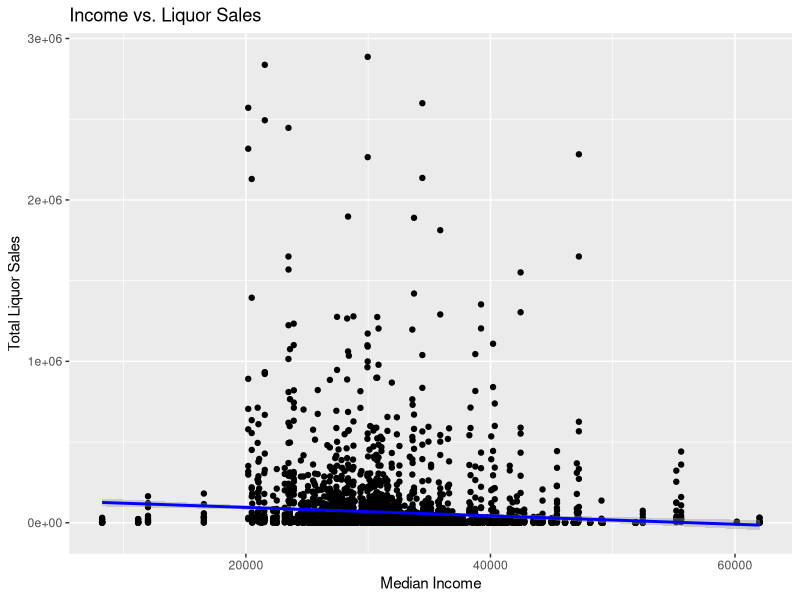
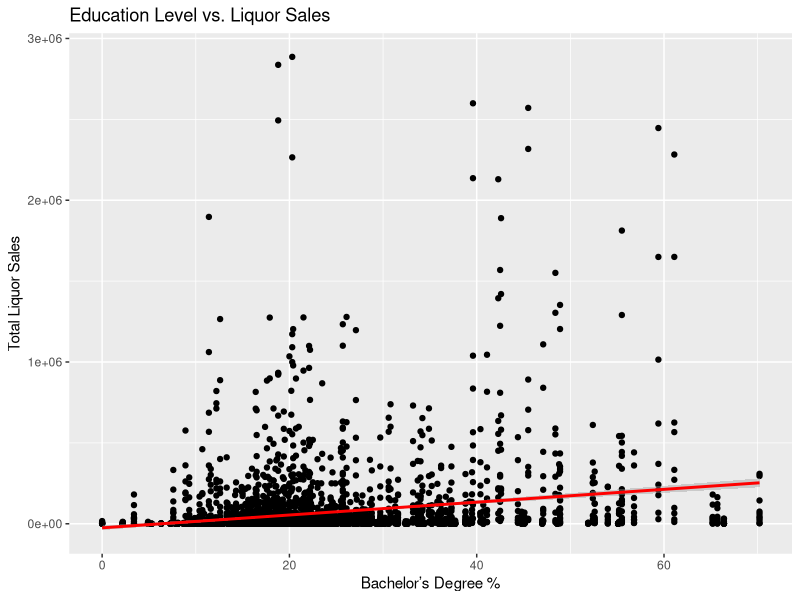
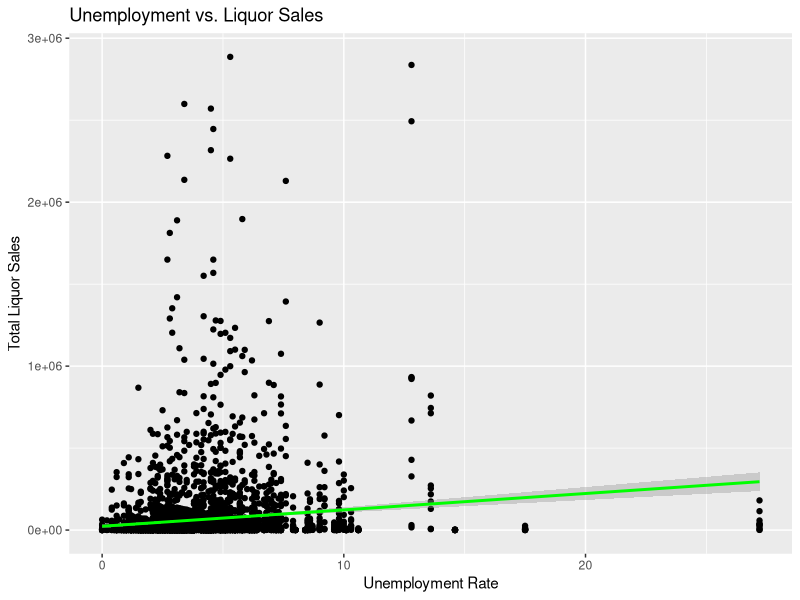
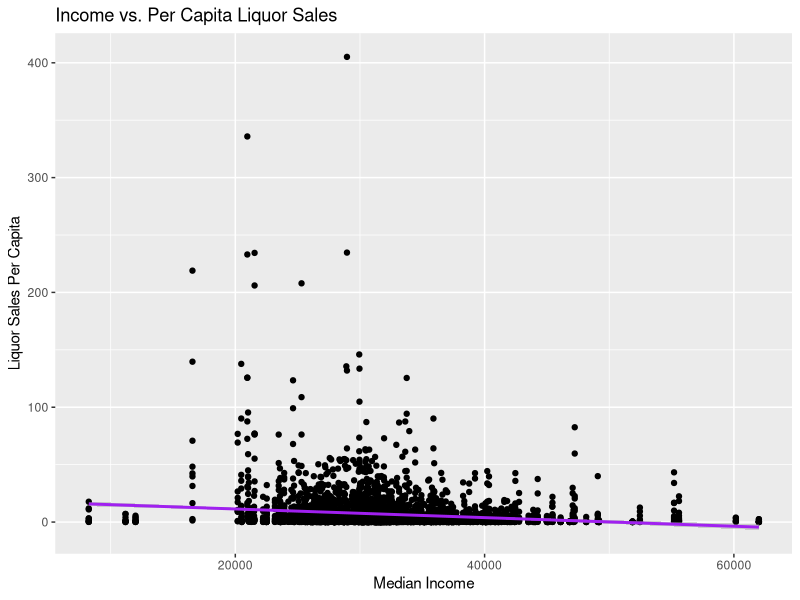
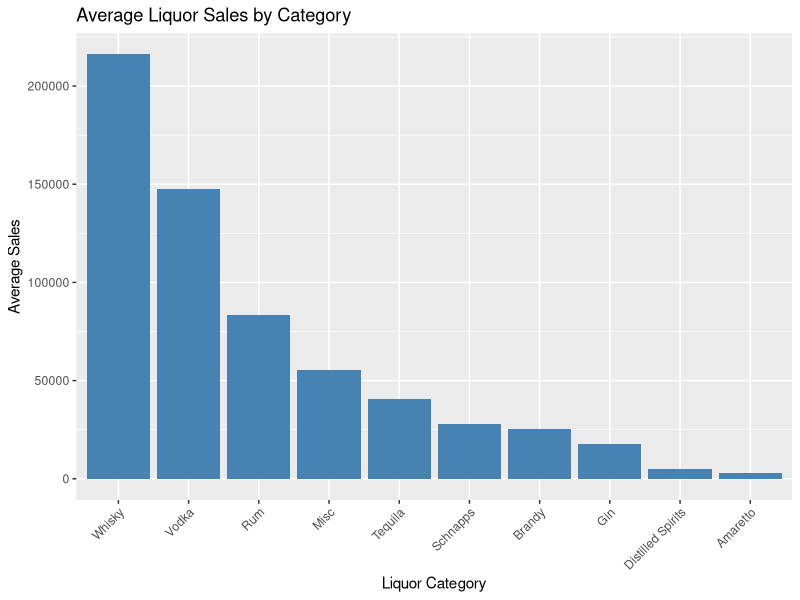
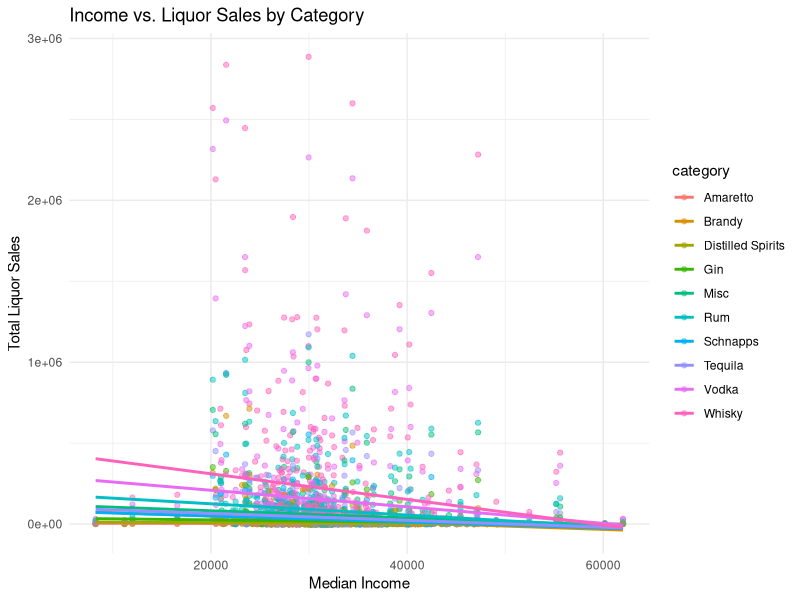
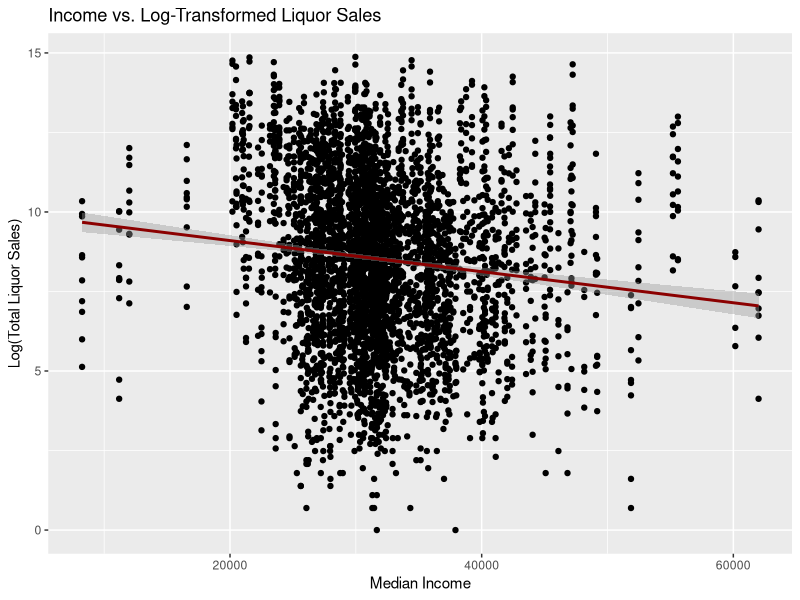

Source code (R) for these figures, in order:
# Install required packages only if missing
if (!require(tidyverse)) install.packages("tidyverse", dependencies=TRUE)
if (!require(car)) install.packages("car", dependencies=TRUE)

# Load libraries
library(tidyverse)
library(car)

# Load sales data 
sales_cities <- read_csv("data/project.sales.cities.csv")
sales_zipcodes <- read_csv("data/project.sales.zipcodes.csv")
sales_counties <- read_csv("data/project.sales.counties.csv")

# Load ACS (demographic & economic) data
acs_zipcodes <- read_csv("data/project.acs.zipcodes.csv")
acs_cities <- read_csv("data/project.acs.cities.csv")
acs_counties <- read_csv("data/project.acs.counties.csv")

# Check structure 
glimpse(acs_zipcodes)
glimpse(acs_cities)
glimpse(acs_counties)

# Check for matching column names before merging
colnames(sales_zipcodes)
colnames(acs_zipcodes)
colnames(sales_cities)
colnames(acs_cities)
colnames(sales_counties)
colnames(acs_counties)

# Merge sales & ACS data by common columns 
merged_zipcodes <- sales_zipcodes %>% left_join(acs_zipcodes, by = "zipcode")
merged_cities <- sales_cities %>% left_join(acs_cities, by = "city")
merged_counties <- sales_counties %>% left_join(acs_counties, by = "county")

# Verify the merge worked 
head(merged_zipcodes)
glimpse(merged_zipcodes)

# Check for missing values 
sum(is.na(merged_zipcodes))
sum(is.na(merged_cities))
sum(is.na(merged_counties))

# Run a simple regression model 
model <- lm(sale.dollars ~ income, data = merged_zipcodes, na.action = na.exclude)
summary(model)

# Run a multiple regression model 
model_multi <- lm(sale.dollars ~ income + bachelor + unemployment, data = merged_zipcodes, na.action = na.exclude)
summary(model_multi)

# Check correlation between predictors
vif(model_multi)

# Prepare regression dataset
regression_data <- merged_zipcodes %>%
  select(zipcode, category, sale.dollars, income, bachelor, unemployment, population) %>%
  rename(sales = sale.dollars)

# Convert population to numeric and handle missing values
regression_data <- regression_data %>%
  mutate(population = as.numeric(as.character(population))) %>%
  filter(!is.na(population) & population > 0)

# Compute per capita liquor sales
regression_data <- regression_data %>%
  mutate(sales_per_capita = sales / population)

# Check Total Liquor Sales by Income Level 
regression_data %>%
  group_by(income_bracket = cut(income, breaks = 5)) %>%
  summarize(total_sales = sum(sales, na.rm = TRUE))

# Visualizations
ggplot(regression_data, aes(x = income, y = sales)) +
  geom_point() +
  geom_smooth(method = "lm", color = "blue") +
  labs(title = "Income vs. Liquor Sales", x = "Median Income", y = "Total Liquor Sales")

ggplot(regression_data, aes(x = bachelor, y = sales)) +
  geom_point() +
  geom_smooth(method = "lm", color = "red") +
  labs(title = "Education Level vs. Liquor Sales", x = "Bachelor’s Degree %", y = "Total Liquor Sales")

ggplot(regression_data, aes(x = unemployment, y = sales)) +
  geom_point() +
  geom_smooth(method = "lm", color = "green") +
  labs(title = "Unemployment vs. Liquor Sales", x = "Unemployment Rate", y = "Total Liquor Sales")

ggplot(regression_data, aes(x = income, y = sales_per_capita)) +
  geom_point() +
  geom_smooth(method = "lm", color = "purple") +
  labs(title = "Income vs. Per Capita Liquor Sales", x = "Median Income", y = "Liquor Sales Per Capita")

category_sales <- regression_data %>%
  group_by(category) %>%
  summarize(avg_sales = mean(sales, na.rm = TRUE)) %>%
  arrange(desc(avg_sales))

ggplot(category_sales, aes(x = reorder(category, -avg_sales), y = avg_sales)) +
  geom_bar(stat = "identity", fill = "steelblue") +
  labs(title = "Average Liquor Sales by Category", x = "Liquor Category", y = "Average Sales") +
  theme(axis.text.x = element_text(angle = 45, hjust = 1))

ggplot(regression_data, aes(x = income, y = sales, color = category)) +
  geom_point(alpha = 0.5) +
  geom_smooth(method = "lm", se = FALSE) +
  labs(title = "Income vs. Liquor Sales by Category", x = "Median Income", y = "Total Liquor Sales") +
  theme_minimal()

model_log <- lm(log(sales) ~ income + bachelor + unemployment, data = regression_data, na.action = na.exclude)
summary(model_log)

ggplot(regression_data %>% filter(sales > 0), aes(x = income, y = log(sales))) +
  geom_point() +
  geom_smooth(method = "lm", color = "darkred") +
  labs(title = "Income vs. Log-Transformed Liquor Sales", x = "Median Income", y = "Log(Total Liquor Sales)")
